Frame 1 (no input): blank canvas, image omitted
Frame 60 (the mouse pressed at the canvas centre just before this capture): blank canvas, image omitted
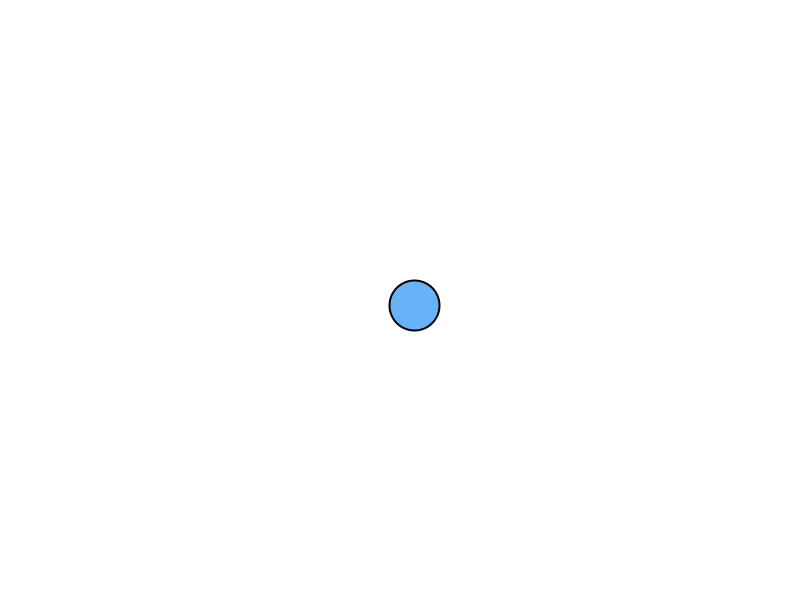
Frame 120 (the mouse held since frame 60 and released just before this capture)

The Processing sketch whose frames 1 and 60 were blank and that drew this single picture after the mouse press (run headless with seeded random() and noise(); from frame 60 on, the mouse is pressed at the canvas centre):

// Processing sketch: Ball_Bounce_and_Throw
// ── Ball_Bounce_and_Throw.pde
Ball b;
Boolean drop = false;
Boolean recordMousePos = true;


void setup() {
  size(800, 600);
  b = new Ball();
}


void draw() {
  background(255);

  //can only drop ball once at start

  if (mousePressed && drop == false) {
    drop = true;
  }

  if (drop == true) {

    //record where mouse is pressed
    if (recordMousePos == true) {
      b.pos.x = mouseX;
      b.pos.y = mouseY;
      recordMousePos = false;
    }

    b.display();
    b.applyForce();
    b.bounce();
  }
}

// ── Ball.pde
class Ball {
  PVector pos;
  PVector vel;
  PVector force;
  PVector acceleration;
  

  Ball() {
    pos = new PVector(0, 0);
    vel = new PVector(0, 0);
    force = new PVector(-0.1, 0.5); //force.x = wind, force.y = gravity
  }


  void display() {
    fill(104, 179, 247);
    stroke(0);
    strokeWeight(2);
    ellipse(pos.x, pos.y, 50, 50);
  }


  void applyForce() {
    if (mousePressed && (dist(mouseX, mouseY, pos.x, pos.y) < 60)) { //larger hitbox for easier throwing
    
    //determine velocity from the difference between mouse and pmouse
      vel.x = mouseX - pmouseX;
      vel.y = mouseY - pmouseY;

      //stop forces when mouse is pressed on ball
      force.x = 0;
      force.y = 0;
    } else {
      force.x = -0.1;
      force.y = 0.5;
    }
    
    //Euler's method
    vel.add(force);
    pos.add(vel);
  }


  void bounce() {
    //check for edges
    if ((pos.x > width-25) || (pos.x < 25)) {
      vel.x *= -0.9;
    }
    if ((pos.y > height-25) || (pos.y < 25)) {
      vel.y *= -0.9;
    } 

    //prevent bal from getting stuck on edges when dropping and dragging
    if (pos.x < 25) {
      pos.x = 25;
    }
    if (pos.x > width-25) {
      pos.x = width-25;
    }
    if (pos.y < 25) {
      pos.y = 25;
    }
    if (pos.y > height-25) {
      pos.y = height-25;
    }

    //check if ball stopped bouncing
    if (pos.y >= height-25) {
      pos.y = height-25;
    }

    if (pos.x <= 25) {
      pos.x = 25;
    }
  }
}
